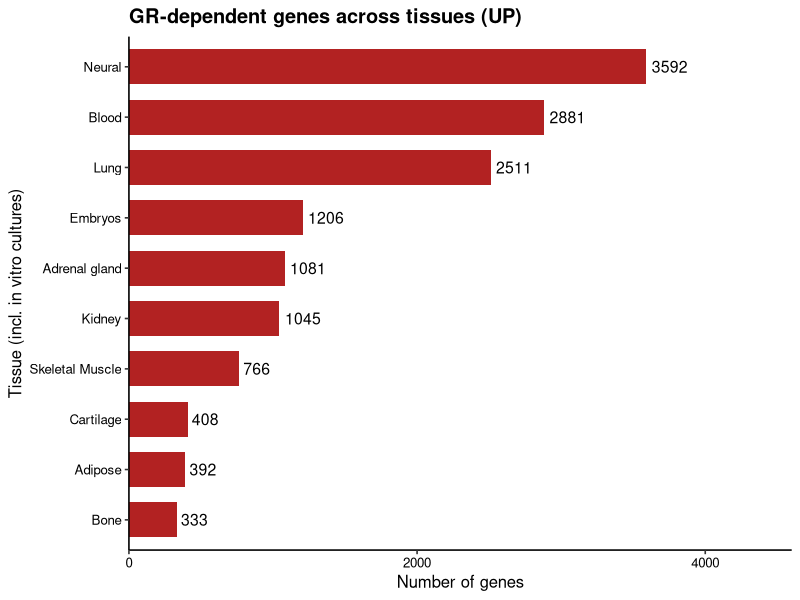
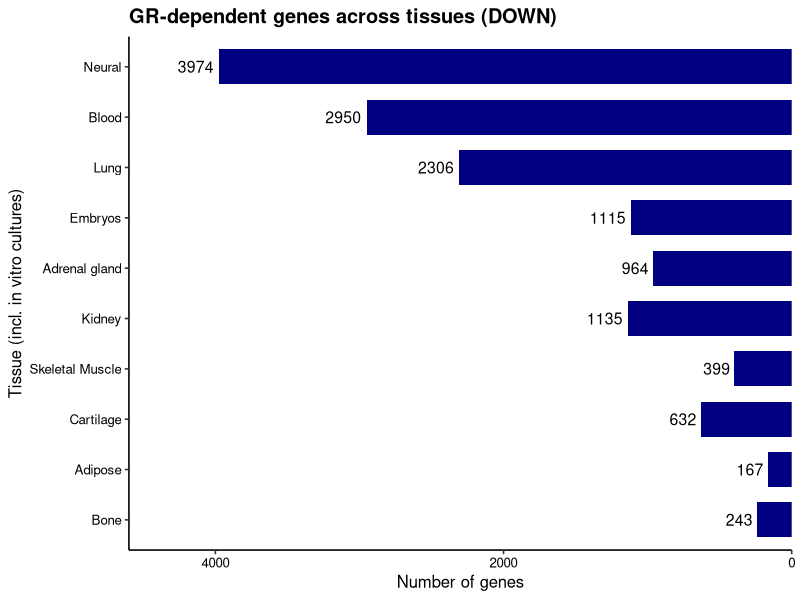

These charts were generated, in order, by the following R code: (Note: this script raises an error after producing the figures.)
# =========================
# GR-dependent genes across tissues
# Barplots: UP (right) & DOWN (left, mirrored)
# Sortowanie: rosnąco po UP
# Wszystkie teksty: czarne
# Oś X: ticki 0, 2000, 4000
# =========================

suppressPackageStartupMessages({
  library(dplyr)
  library(ggplot2)
  library(forcats)
  library(tibble)
})

# -------------------------
# 1) Dane wejściowe
# -------------------------
df <- tribble(
  ~tissue,             ~UP,  ~DOWN,
  "Neural",            3592,  3974,
  "Lung",              2511,  2306,
  "Blood",             2881,  2950,
  "Adipose",            392,   167,
  "Embryos",           1206,  1115,
  "Skeletal Muscle",    766,   399,
  "Adrenal gland",     1081,   964,
  "Bone",               333,   243,
  "Kidney",            1045,  1135,
  "Cartilage",          408,   632
)

# -------------------------
# 2) Sortowanie tkanek
# -------------------------
df <- df %>%
  mutate(tissue = fct_reorder(tissue, UP, .desc = FALSE))

# -------------------------
# 3) Wspólny motyw: wszystko na czarno
# -------------------------
theme_black_text <- theme_classic(base_size = 12) +
  theme(
    plot.title = element_text(colour = "black", face = "bold"),
    axis.title = element_text(colour = "black"),
    axis.text  = element_text(colour = "black")
  )

# -------------------------
# 4) Barplot UP (w prawo)
# -------------------------
p_up <- ggplot(df, aes(x = tissue, y = UP)) +
  geom_col(fill = "firebrick", width = 0.7) +
  geom_text(aes(label = UP), hjust = -0.15, size = 4, colour = "black") +
  coord_flip() +
  scale_y_continuous(
    breaks = c(0, 2000, 4000),
    limits = c(0, 4000),
    expand = expansion(mult = c(0, 0.15))
  ) +
  labs(
    title = "GR-dependent genes across tissues (UP)",
    x = "Tissue (incl. in vitro cultures)",
    y = "Number of genes"
  ) +
  theme_black_text

# -------------------------
# 5) Barplot DOWN (lustrzane w lewo)
# -------------------------
p_down <- ggplot(df, aes(x = tissue, y = -DOWN)) +
  geom_col(fill = "navyblue", width = 0.7) +
  geom_text(aes(label = DOWN), hjust = 1.15, size = 4, colour = "black") +
  coord_flip() +
  scale_y_continuous(
    breaks = c(-4000, -2000, 0),
    labels = function(x) abs(x),
    limits = c(-4000, 0),
    expand = expansion(mult = c(0.15, 0))
  ) +
  labs(
    title = "GR-dependent genes across tissues (DOWN)",
    x = "Tissue (incl. in vitro cultures)",
    y = "Number of genes"
  ) +
  theme_black_text

# -------------------------
# 6) Wyświetlenie
# -------------------------
print(p_up)
print(p_down)

# -------------------------
# 7) (Opcjonalnie) Zapis do plików
# -------------------------
# ggsave("gr_genes_UP_barplot.png", p_up, width = 7, height = 4, dpi = 300)
# ggsave("gr_genes_DOWN_barplot.png", p_down, width = 7, height = 4, dpi = 300)

p_down + p_up -> p_combined


# -------------------------
# 6) Save to SVG (custom path)
# -------------------------
dev.off()
out_dir <- "/home/mateusz/projects/ifpan-michkor-gr/results_v2/grDatabase_preprocessing/supplementaryFigures"
out_svg <- file.path(out_dir, "gr_genes_up_down_mirrored.svg")

svg(filename = out_svg, width = 5, height = 5)  # inches
print(p_combined)
dev.off()


# =========================
# GR-dependent genes across tissues
# One barplot: N papers
# Pastel brown bars, reversed Y-axis
# =========================

suppressPackageStartupMessages({
  library(dplyr)
  library(ggplot2)
  library(tibble)
})

# -------------------------
# 1) Dane
# -------------------------
df_papers <- tribble(
  ~tissue,             ~n_papers,
  "Neural",            14,
  "Lung",               7,
  "Blood",              6,
  "Adipose",            2,
  "Embryos",            2,
  "Skeletal Muscle",    2,
  "Adrenal gland",      1,
  "Bone",               1,
  "Kidney",             1,
  "Cartilage",          1
) %>%
  mutate(
    tissue = factor(tissue, levels = rev(tissue))  # odwrócona kolejność osi Y
  )

# -------------------------
# 2) Wykres
# -------------------------
p_papers <- ggplot(df_papers, aes(x = tissue, y = n_papers)) +
  geom_col(width = 0.7, fill = "#703c1e") +   # pastelowy brąz
  geom_text(aes(label = n_papers), hjust = -0.15, size = 4, colour = "black") +
  coord_flip() +
  scale_y_continuous(expand = expansion(mult = c(0, 0.15))) +
  labs(
    title = "GR-dependent genes across tissues",
    x = "Tissue (incl. in vitro cultures)",
    y = "N papers"
  ) +
  theme_classic(base_size = 12) +
  theme(
    plot.title = element_text(colour = "black", face = "bold"),
    axis.title = element_text(colour = "black"),
    axis.text  = element_text(colour = "black")
  )

# -------------------------
# 3) Wyświetlenie
# -------------------------
print(p_papers)

# -------------------------
# 4) (Opcjonalnie) Zapis do SVG
# -------------------------
dev.off()
out_svg <- "/home/mateusz/projects/ifpan-michkor-gr/results_v2/grDatabase_preprocessing/supplementaryFigures/gr_tissue_paper_counts.svg"
svg(out_svg, width = 3, height = 5)
print(p_papers)
dev.off()
